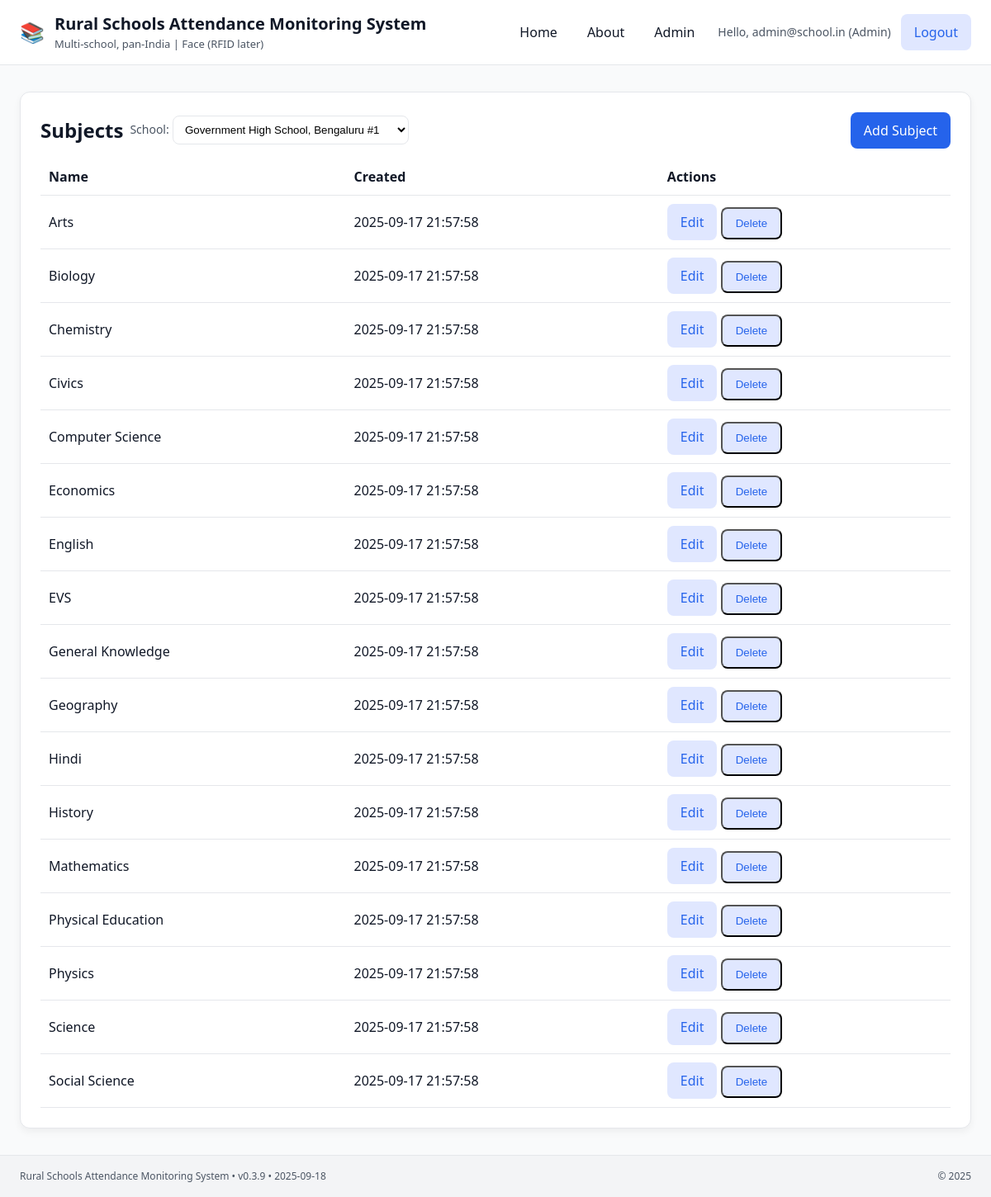
Screenshot of /admin/subjects (signed in) with the database file from the repository.
### tables this page shows
CREATE TABLE subjects (
  id INTEGER PRIMARY KEY AUTOINCREMENT,
  school_id INTEGER NOT NULL,
  name TEXT NOT NULL,
  is_active INTEGER NOT NULL DEFAULT 1,
  created_at DATETIME DEFAULT (datetime('now')),
  UNIQUE(school_id, name),
  FOREIGN KEY (school_id) REFERENCES schools(id)
);

### app.py (the view)
@app.route("/admin/subjects")
@login_required
@role_required("Admin")
def admin_subjects_list():
    school_id = request.args.get("school_id", type=int)
    schools = list_schools()
    rows = list_subjects_by_school(school_id or schools[0]["id"]) if schools else []
    return render_template("admin_subjects_list.html", subjects=rows, schools=schools, selected_school_id=school_id or (schools[0]["id"] if schools else None))

### app.py (called while the page is built)
def current_user():
    return session.get("user")

def login_required(f):
    @wraps(f)
    def wrapper(*args, **kwargs):
        if not current_user():
            flash("Please sign in to continue.", "info")
            return redirect(url_for("login"))
        return f(*args, **kwargs)
    return wrapper

def role_required(*roles):
    def decorator(f):
        @wraps(f)
        def wrapper(*args, **kwargs):
            user = current_user()
            if not user:
                flash("Please sign in to continue.", "info")
                return redirect(url_for("login"))
            if user["role"] not in roles:
                abort(403)
            return f(*args, **kwargs)
        return wrapper
    return decorator

@app.context_processor
def inject_globals():
    return dict(
        APP_NAME=APP_NAME,
        APP_VERSION=APP_VERSION,
        APP_DATE=APP_DATE,
        current_user=current_user(),
    )

### db.py (called while the page is built)
def get_conn():
    conn = sqlite3.connect(DB_PATH)
    conn.row_factory = sqlite3.Row
    return conn

def list_schools():
    with get_conn() as conn:
        cur = conn.execute("""
            SELECT id, name, address, state, district, is_active, created_at
            FROM schools
            WHERE is_active = 1
            ORDER BY name COLLATE NOCASE
        """)
        return cur.fetchall()

def list_subjects_by_school(school_id: int):
    with get_conn() as conn:
        cur = conn.execute("""
            SELECT id, school_id, name, is_active, created_at
            FROM subjects
            WHERE school_id = ? AND is_active = 1
            ORDER BY name COLLATE NOCASE
        """, (school_id,))
        return cur.fetchall()

### templates/admin_subjects_list.html
{% extends "base.html" %}
{% block content %}
<section class="card">
  <div style="display:flex;justify-content:space-between;align-items:center;gap:12px;flex-wrap:wrap">
    <div style="display:flex;gap:8px;align-items:center">
      <h2 style="margin:0">Subjects</h2>
      <form method="get" action="{{ url_for('admin_subjects_list') }}">
        <label for="school_id" style="font-size:14px;color:var(--muted)">School:</label>
        <select name="school_id" id="school_id" onchange="this.form.submit()"
                style="padding:8px 10px;border:1px solid var(--border);border-radius:8px;background:#fff">
          {% for s in schools %}
            <option value="{{ s.id }}" {% if selected_school_id==s.id %}selected{% endif %}>{{ s.name }}</option>
          {% endfor %}
        </select>
      </form>
    </div>
    <a class="btn btn-primary" href="{{ url_for('admin_subjects_new') }}">Add Subject</a>
  </div>
  {% if subjects %}
    <table style="width:100%;border-collapse:collapse;margin-top:12px">
      <thead>
        <tr style="text-align:left;border-bottom:1px solid var(--border)">
          <th style="padding:10px">Name</th>
          <th style="padding:10px">Created</th>
          <th style="padding:10px">Actions</th>
        </tr>
      </thead>
      <tbody>
        {% for sub in subjects %}
        <tr style="border-bottom:1px solid var(--border)">
          <td style="padding:10px">{{ sub.name }}</td>
          <td style="padding:10px">{{ sub.created_at }}</td>
          <td style="padding:10px;white-space:nowrap">
            <a class="btn btn-ghost" href="{{ url_for('admin_subjects_edit', subject_id=sub.id) }}">Edit</a>
            <form method="post" action="{{ url_for('admin_subjects_delete', subject_id=sub.id) }}"
                  style="display:inline" onsubmit="return confirm('Delete this subject?');">
              <button class="btn btn-ghost" type="submit">Delete</button>
            </form>
          </td>
        </tr>
        {% endfor %}
      </tbody>
    </table>
  {% else %}
    <p style="margin-top:12px;color:var(--muted)">No subjects found for this school.</p>
  {% endif %}
</section>
{% endblock %}

### templates/base.html (style rules this page uses)
:root { --bg:#f9fafb; --text:#111827; --muted:#4b5563; --brand:#2563eb; --brand-ghost:#e0e7ff; --card:#ffffff; --border:#e5e7eb; --header:#ffffff; --footer:#f3f4f6; }
* { box-sizing:border-box }
html,body { height:100% }
body { margin:0; background:var(--bg); color:var(--text); font-family:system-ui,-apple-system,Segoe UI,Roboto,Inter,Arial,sans-serif; line-height:1.5; }
.btn { display:inline-block; text-decoration:none; padding:10px 16px; border-radius:8px }
.btn-primary { background:var(--brand); color:#fff }
.btn-ghost { background:var(--brand-ghost); color:var(--brand) }
.card { background:var(--card); border:1px solid var(--border); border-radius:12px; padding:24px; box-shadow:0 4px 10px rgba(0,0,0,.05); }

### rows the page displays
subjects: name "Arts", created_at "2025-09-17 21:57:58"
subjects: name "Biology", created_at "2025-09-17 21:57:58"
subjects: name "Chemistry", created_at "2025-09-17 21:57:58"
subjects: name "Civics", created_at "2025-09-17 21:57:58"
subjects: name "Computer Science", created_at "2025-09-17 21:57:58"
subjects: name "Economics", created_at "2025-09-17 21:57:58"
subjects: name "English", created_at "2025-09-17 21:57:58"
subjects: name "EVS", created_at "2025-09-17 21:57:58"
subjects: name "General Knowledge", created_at "2025-09-17 21:57:58"
subjects: name "Geography", created_at "2025-09-17 21:57:58"
subjects: name "Hindi", created_at "2025-09-17 21:57:58"
subjects: name "History", created_at "2025-09-17 21:57:58"
subjects: name "Mathematics", created_at "2025-09-17 21:57:58"
subjects: name "Physical Education", created_at "2025-09-17 21:57:58"
subjects: name "Physics", created_at "2025-09-17 21:57:58"
subjects: name "Science", created_at "2025-09-17 21:57:58"
subjects: name "Social Science", created_at "2025-09-17 21:57:58"

### other values shown
{{ current_user.login_id }} "admin@school.in"
{{ current_user.role }} "Admin"
{{ APP_NAME }} "Rural Schools Attendance Monitoring System"
{{ APP_VERSION }} "v0.3.9"
{{ APP_DATE }} "2025-09-18"
form field school_id "Government High School, Bengaluru #1"
